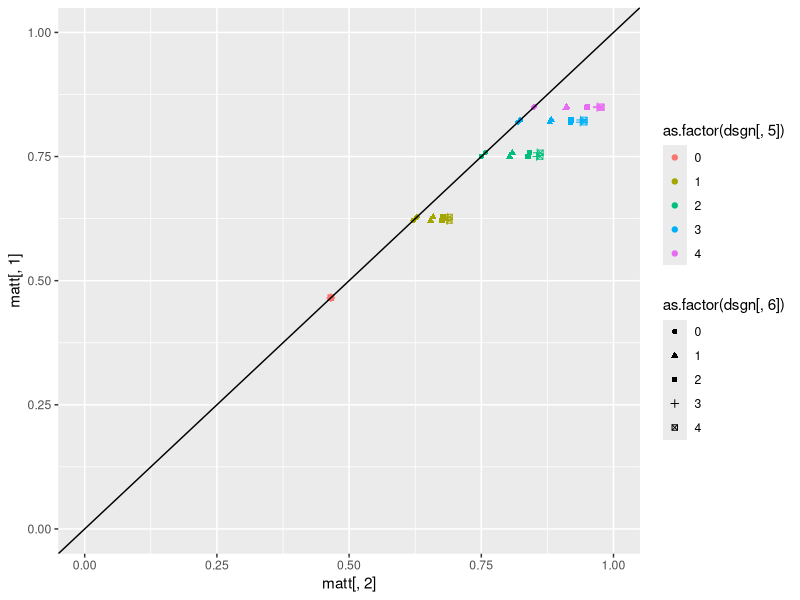
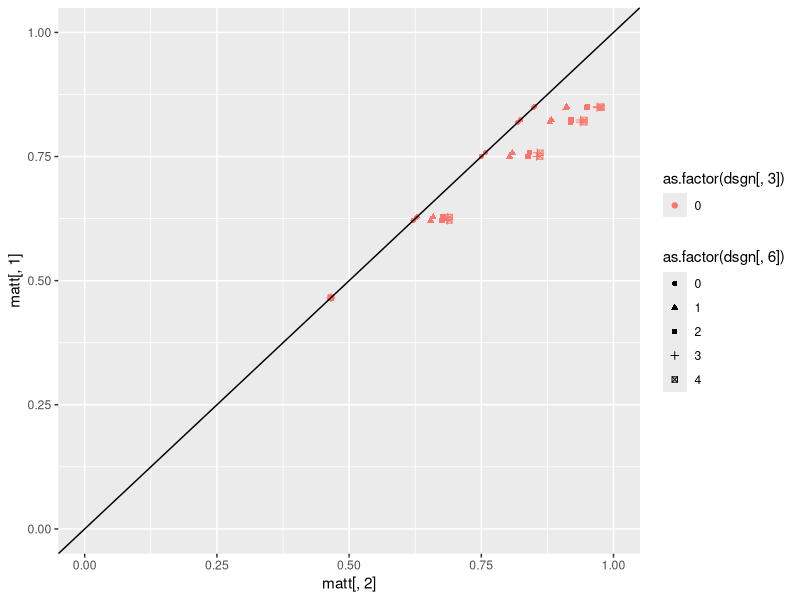

These charts were generated, in order, by the following R code: (Note: this script raises an error after producing the figures.)
####
# This code sets determines how different parameter settings influence diff= P(y2=1|X1=X2=1)-P(y2=1|X1=X2=0)
#
#
######################################################################## Design of experiment
lvls <- list(NA)

fixlev<-c(0,0.5)  # levels for not interesting parameters
#seqlev<-round(seq(0,4,0.3333),3)  # levels for  interesting parameters
seqlev<-c(0,1,2,3,4) # levels for  interesting parameters

lvls[[1]] <- 0

lvls[[2]] <- 0

lvls[[3]] <- 0 

lvls[[4]] <- fixlev 

lvls[[5]] <- seqlev

lvls[[6]] <-seqlev

lvls[[7]] <- 0

lvls[[8]] <- c(0)

lvls[[9]] <- c(0)

lvls[[10]] <- c(0)

lvls[[11]] <- 0.5

interceptc<-(0)  # intercept for C1 and C2
intercepty<-(-1)   # intercept for Y1 and Y2
intercepth<-(-1)  #intercept for H
interceptz<-0.5
interceptx<-0.5

### factorial design
dsgn <- as.matrix(expand.grid(lvls[[1]], lvls[[2]], lvls[[3]], lvls[[4]], lvls[[5]], lvls[[6]], lvls[[7]], lvls[[8]], lvls[[9]], lvls[[10]], lvls[[11]]))
dim(dsgn)

######################################################################## CALCULATE TRUE VALUES OF diff
				matt <- matrix(0, dim(dsgn)[1], 2)

for (i in c(1:dim(dsgn)[1])) {
truetheta11 <- 0
kk <- 1
individual <- matrix(0, 8, 8)

 myH<-0
 myZ<-0
 myX1<-1
 myX2<-1
    for (c2i in 0:1) {
        for (y1i in 0:1) {
            for (c1i in 0:1) {
                individual[kk, 1:3] <- c(y1i, c1i, c2i)
 
                # P(C1=1 or =0)
                pc1<-1/(1+exp(-(interceptc )))
                aa <- (as.numeric(c1i == 1) * (pc1) + as.numeric(c1i == 0) * (1-pc1))

                # P(Y1=1 or =0|C1,X1)
                py1<-1/(1+exp(-(intercepty + dsgn[i, 5]*c1i + dsgn[i, 3]*myX1 + dsgn[i, 8]*myH)))
                bb <- as.numeric(y1i == 1) * (py1) + as.numeric(y1i == 0) * (1 - py1)

                # P(C2=1 or =0|C1,X1)
                pc2<-(1/(1+exp(-(interceptc + dsgn[i, 4]*c1i + dsgn[i, 6]*myX1))))
                cc <- as.numeric(c2i == 1) * (pc2)  + as.numeric(c2i == 0)*(1-pc2)
                
                # P(Y2=1|C2,X2,Y1)
                dd <- (as.numeric(y1i == 1) * 1 + as.numeric(y1i == 0) * ( (1/(1+exp(-(intercepty+dsgn[i, 9]*myZ + dsgn[i, 5]*c2i + dsgn[i, 3]*myX2 + dsgn[i, 8]*myH)))) ))                

                individual[kk, 5:8] <- c(aa, bb, cc, dd)
		
                # Product
                individual[kk, 4] <- aa * bb * cc * dd
                truetheta11 <- truetheta11 + individual[kk, 4]   

                kk <- kk + 1
            }
        }
    }
    
    
    
    truetheta00<- 0
    kk <- 1
    individual <- matrix(0, 8, 8)
    myH<-0
    myZ<-0
    myX1<-0
    myX2<-0

    for (c2i in 0:1) {
        for (y1i in 0:1) {
            for (c1i in 0:1) {
                individual[kk, 1:3] <- c(y1i, c1i, c2i)
 
                # P(C1=1 or =0)
                pc1<-1/(1+exp(-(interceptc )))
                aa <- (as.numeric(c1i == 1) * (pc1) + as.numeric(c1i == 0) * (1-pc1))

                # P(Y1=1 or =0|C1,X1)
                py1<-1/(1+exp(-(intercepty + dsgn[i, 5]*c1i + dsgn[i, 3]*myX1 + dsgn[i, 8]*myH)))
                bb <- as.numeric(y1i == 1) * (py1) + as.numeric(y1i == 0) * (1 - py1)

                # P(C2=1 or =0|C1,X1)
                pc2<-(1/(1+exp(-(interceptc + dsgn[i, 4]*c1i + dsgn[i, 6]*myX1))))
                cc <- as.numeric(c2i == 1) * (pc2)  + as.numeric(c2i == 0)*(1-pc2)
                
                # P(Y2=1|C2,X2,Y1)
                dd <- (as.numeric(y1i == 1) * 1 + as.numeric(y1i == 0) * ( (1/(1+exp(-(intercepty+dsgn[i, 9]*myZ + dsgn[i, 5]*c2i + dsgn[i, 3]*myX2 + dsgn[i, 8]*myH)))) ))                

                individual[kk, 5:8] <- c(aa, bb, cc, dd)
            

                # Product
                individual[kk, 4] <- aa * bb * cc * dd
                truetheta00 <- truetheta00 + individual[kk, 4]
                
                kk <- kk + 1
            }
        }
    }
  
    matt[i, ] <- c(truetheta00, truetheta11)
    print(i/dim(dsgn)[1])
}
######################################################################## 

library(ggplot2)
# Marginal probabilities of y2:
colMeans(matt)

diff<-round(matt[,2]-matt[,1],5)
summary(diff)

plot1<-qplot(matt[,2],matt[,1],  color=as.factor(dsgn[,5]), shape=as.factor(dsgn[,6]), ylim=c(0,1), xlim=c(0,1))+geom_abline(slope=1,intercept=0)
plot2<-qplot(matt[,2],matt[,1],  color=as.factor(dsgn[,3]), shape=as.factor(dsgn[,6]), ylim=c(0,1), xlim=c(0,1))+geom_abline(slope=1,intercept=0)
grid.arrange(plot1, plot2, ncol=1)

# Plots of interest:

#Theta3 has noticiable effect
qplot(dsgn[,3]+(dsgn[,6])/20, diff,  color=as.factor(dsgn[,5]), shape=as.factor(dsgn[,4]))

# Theta5 and Theta6 also have effect
qplot(dsgn[,5]+(dsgn[,6])/20, diff,  color=as.factor(dsgn[,3]), shape=as.factor(dsgn[,4]))
qplot(dsgn[,6]+(dsgn[,5])/20, diff,  color=as.factor(dsgn[,3]), shape=as.factor(dsgn[,4]))

######################################################################
mod1<-glm(diff~dsgn[,c(1:7,11)] + .*.*.,data=data.frame(dsgn[,c(1:7,11)]), family="binomial")
summary(mod1)
summary(mod1)$coefficients[summary(mod1)$coefficients[,4]<0.99,]


######################################################################## 






######################################################################## 
ppp <- 1
est <- matrix(0, dim(dsgn)[1], 2)
kkk <- 1
result <- matrix(0, dim(dsgn)[1], 2)
numsim <- 50  ### number of datasets generated under each scenario
Bayesresult <- matrix(0, dim(dsgn)[1] * numsim, 9)
n <- 200  ### size of each dataset
set.seed(13)  ### for reproducibility
seedlist <- sample(1:250000, size = numsim)

######################################################################## 
simdatasum<-matrix(0,dim(dsgn)[1],8)
colnames(simdatasum)<-c( "H",     "Z",    "C1",    "X1",    "C2",    "Y1",    "X2",    "Y2") 
for (i in c(1:dim(dsgn)[1])) {
    ### loop over datasets
    for (j in 1:numsim) {
        print(c(i, j))
        
#        set.seed(seedlist[j])

        H <- rbinom(n, size = 1, prob = (1/(1+exp(-(intercepth)))) )
        Z<-rbinom(n, 1, (1/(1+exp(-(interceptz + dsgn[i, 10]*H)))) )
        C1 <- rbinom(n, size = 1, prob = (1/(1+exp(-(interceptc)))) )
        X1<- rbinom(n, 1, (1/(1+exp(-(interceptx + dsgn[i, 1]*C1 + dsgn[i, 2]*H)))) ) 
        C2 <-rbinom(n, 1, (1/(1+exp(-(interceptc + dsgn[i, 4]*C1 + dsgn[i, 6]*X1)))) )         
        Y1 <-rbinom(n, 1, (1/(1+exp(-(intercepty + dsgn[i, 5]*C1 + dsgn[i, 3]*X1 + dsgn[i, 8]*H)))) ) 
        X2 <-rbinom(n, 1, (1/(1+exp(-(interceptx + dsgn[i, 1]*C2  + dsgn[i, 2]*H + dsgn[i, 7]*Y1 + dsgn[i, 9]*Z + dsgn[i, 11]*X1)))) )
        Y2 <- rep(1, n)  
        Y2[Y1 == 0]<-rbinom(length(Y2[Y1 == 0]), 1, (1/(1+exp(-(intercepty + dsgn[i, 9]*Z + dsgn[i, 5]*C2 + dsgn[i, 3]*X2 + dsgn[i, 8]*H)))) )     
        simdata <- data.frame(H,Z,C1,X1,C2,Y1,X2,Y2)
simdatasum[i,]<-colMeans(simdata)
        print(colMeans(simdata))

######################################################################## 
# ## BAYESIAN APPROACH WITHOUT Y1 (uniform priors):
        HprobB <- function(h, nm = 1) {
            ss <- sum(simdata$H)
            nn <- length(simdata$H)
            pp <- (rbeta(nm, (ss + 1), (nn - ss + 1)))
            if (h == 0) {
                return(1 - as.numeric(pp))
            }
            if (h == 1) {
                return(as.numeric(pp))
            }
        }
        
        
        C1probB <- function(h, c1, nm = 1) {
            ss <- sum(simdata$C1[simdata$H == h])
            nn <- length(simdata$C1[simdata$H == h])
            pp <- (rbeta(nm, (ss + 1), (nn - ss + 1)))
            if (c1 == 0) {
                return(1 - as.numeric(pp))
            }
            if (c1 == 1) {
                return(as.numeric(pp))
            }
        }
        
        C2probB <- function(h, c2, c1, x1, nm = 1) {
            ss <- sum(simdata$C2[simdata$H == h & simdata$C1 == c1 & simdata$X1 == x1])
            nn <- length(simdata$C2[simdata$H == h & simdata$C1 == c1 & simdata$X1 == x1])
            pp <- (rbeta(nm, (ss + 1), (nn - ss + 1)))
            if (c2 == 0) {
                return(1 - as.numeric(pp))
            }
            if (c2 == 1) {
                return(as.numeric(pp))
            }
        }
        
        Y2probB <- function(h, y2, c1, c2, x1, x2, nm = 1) {
            ss <- sum(simdata$Y2[simdata$H == h & simdata$C2 == c2 & simdata$X2 == x2 & simdata$C1 == c1 & simdata$X1 == x1])
            nn <- length(simdata$Y2[simdata$H == h & simdata$C2 == c2 & simdata$X2 == x2 & simdata$C1 == c1 & 
                simdata$X1 == x1])
            pp <- (rbeta(nm, (ss + 1), (nn - ss + 1)))
            if (y2 == 0) {
                return(1 - as.numeric(pp))
            }
            if (y2 == 1) {
                return(as.numeric(pp))
            }
        }
        
        
        nB <- 500
        sumtheta11B <- 0
        sumtheta00B <- 0
        for (c2i in 0:1) {
            for (c1i in 0:1) {
                for (hi in 0:1) {
                  
                  sumtheta11B <- sumtheta11B + HprobB(h = hi, nB) * C1probB(h = hi, c1 = c1i, nm = nB) * 
                  C2probB(h = hi,   c2 = c2i, c1 = c1i, x1 = 1, nm = nB) * 
                  Y2probB(h = hi, y2 = 1, c1 = c1i, c2 = c2i, x1 = 1,  x2 = 1, nm = nB)
                  
                  sumtheta00B <- sumtheta00B + HprobB(h = hi, nB) * C1probB(h = hi, c1 = c1i, nm = nB) * C2probB(h = hi, 
                    c2 = c2i, c1 = c1i, x1 = 0, nm = nB) * Y2probB(h = hi, y2 = 1, c1 = c1i, c2 = c2i, x1 = 0, 
                    x2 = 0, nm = nB)
                  
                }
            }
        }
        
        sumtheta00Bvec <- sumtheta00B
        sumtheta11Bvec <- sumtheta11B


########################

# ################################################################
# ## BAYESIAN APPROACH WITH Y1 (uniform priors):

C1probB<-function(c1,nm=1){
ss<-sum(simdata$C1)
nn<-length(simdata$C1)
pp<-(rbeta(nm,(ss+1),(nn-ss+1)))
if(c1==0){return(1-as.numeric(pp))}
if(c1==1){return(as.numeric(pp))}}

Y1probB<-function(y1,c1,x1,nm=1){
ss<-sum(simdata$Y1[simdata$X1==x1 & simdata$C1==c1])
nn<-length(simdata$Y1[simdata$X1==x1 & simdata$C1==c1])
pp<-(rbeta(nm,(ss+1),(nn-ss+1)))
if(y1==0){return(1-as.numeric(pp))}
if(y1==1){return(as.numeric(pp))}}

C2probB<-function(c2,c1,x1,nm=1){
ss<-sum(simdata$C2[simdata$C1==c1 & simdata$X1==x1])
nn<-length(simdata$C2[simdata$C1==c1 & simdata$X1==x1])
pp<-(rbeta(nm,(ss+1),(nn-ss+1)))
if(c2==0){return(1-as.numeric(pp))}
if(c2==1){return(as.numeric(pp))}}

Y2probB<-function(y2,c2,x2,y1,nm=1){
ss<-sum(simdata$Y2[simdata$C2==c2 & simdata$X2==x2 & simdata$Y1==y1])
nn<-length(simdata$Y2[simdata$C2==c2 & simdata$X2==x2 & simdata$Y1==y1])
pp<-(rbeta(nm,(ss+1),(nn-ss+1)))
if(y2==0){return(1-as.numeric(pp))}
if(y2==1){return(as.numeric(pp))}}

nB<-200
# Integrate over the values of C1 and C2: Prob(Y2=1 | X1=1 and X2=1)
sumtheta11B<-0
sumtheta00B<-0
for(c2i in 0:1){
for(y1i in 0:1){
for(c1i in 0:1){
sumtheta11B<-sumtheta11B+C1probB(c1=c1i,nm=nB)*Y1probB(y1=y1i,c1=c1i,x1=1,nm=nB)*C2probB(c2=c2i,c1=c1i,x1=1,nm=nB)*Y2probB(y2=1,c2=c2i,x2=1,y1=y1i,nm=nB)
sumtheta00B<-sumtheta00B +C1probB(c1=c1i,nm=nB)*Y1probB(y1=y1i,c1=c1i,x1=0,nm=nB)*C2probB(c2=c2i,c1=c1i,x1=0,nm=nB)*Y2probB(y2=1,c2=c2i,x2=0,y1=y1i,nm=nB)
}}}

sumtheta00BvecY1<-sumtheta00B
sumtheta11BvecY1<-sumtheta11B





#one-sided p-values:
        Bpval <- 1 - mean((sumtheta11Bvec - sumtheta00Bvec) > 0)
        BpvalY1<-1-mean((sumtheta11BvecY1-sumtheta00BvecY1)>0)
        Hpval <- (1-pnorm((summary(glm(Y2 ~ H, data = simdata, family = "binomial"))$coefficients[2, 3])))
        print(Bpval)
        print(Hpval)
        Bayesresult[kkk, ] <- c(i, j, c(1, 1), mean(sumtheta00Bvec), mean(sumtheta11Bvec), Bpval, Hpval, BpvalY1)
        kkk <- kkk + 1
    }
}

######################################################################## 


alpha<-0.1
AA <- Bayesresult
Bayesresult <- AA


power <- matrix(0, dim(dsgn)[1], 4)
for (i in (dim(dsgn)[1]:1)) {
    power[i, ] <- c(i, mean(Bayesresult[Bayesresult[, 1] == i, ][, 7] <= alpha), mean(Bayesresult[Bayesresult[, 
        1] == i, ][, 8] <= alpha), mean(Bayesresult[Bayesresult[,1] == i, ][, 9] <= alpha))
}




require(gridExtra)
plot1 <- qplot(diff,    power[, 2], col = as.factor(dsgn[, 3]), shape=as.factor(dsgn[, 5]), ylim=c(0,1))+geom_abline(slope=0,intercept=alpha)+  geom_jitter(width = 0.05, height = 0)+ggtitle("Power: g-comp|H")
plot2 <- qplot(diff,    power[, 3], col = as.factor(dsgn[, 2]), shape=as.factor(dsgn[, 3]), ylim=c(0,1))+geom_abline(slope=0,intercept=alpha)+  geom_jitter(width = 0.05, height = 0)+ggtitle("Power: Instrumental Variable")
grid.arrange(plot1, plot2, ncol=1) 

nullpower<-power[diff==0,]



require(gridExtra)
plot1 <- qplot((dsgn[, 5][diff==0]),    nullpower[, 2], col = as.factor(dsgn[, 4][diff==0]), shape=as.factor(dsgn[, 6][diff==0]), ylim=c(0,1))+geom_abline(slope=0,intercept=alpha)+  geom_jitter(width = 0.2, height = 0)
plot2 <- qplot((dsgn[, 5][diff==0]),    nullpower[, 3], col = as.factor(dsgn[, 4][diff==0]), shape=as.factor(dsgn[, 6][diff==0]), ylim=c(0,1))+geom_abline(slope=0,intercept=alpha)+  geom_jitter(width = 0.2, height = 0)
grid.arrange(plot1, plot2, ncol=1)

